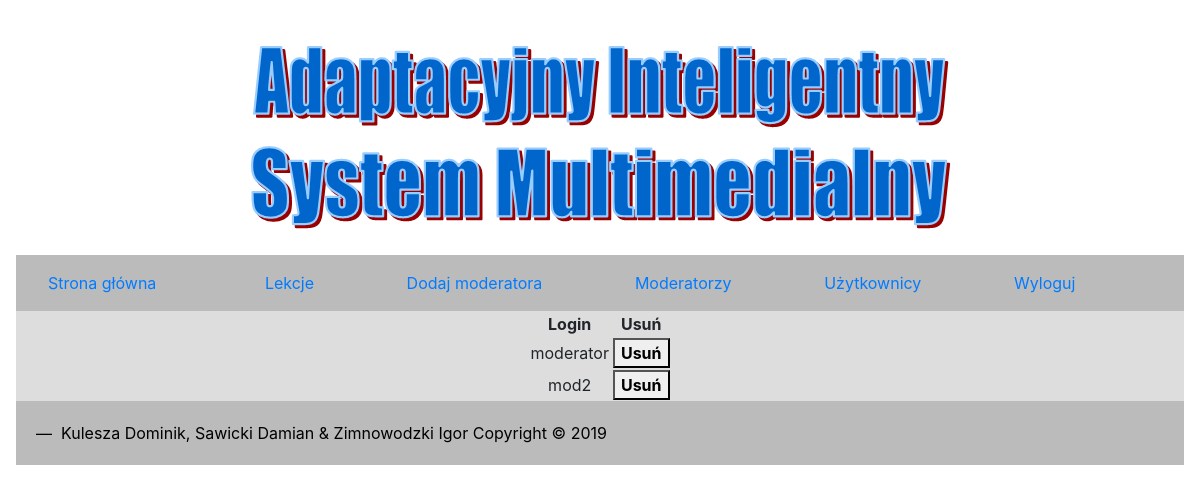
Before: /usun_moderatora.php (signed in) with the older database file.
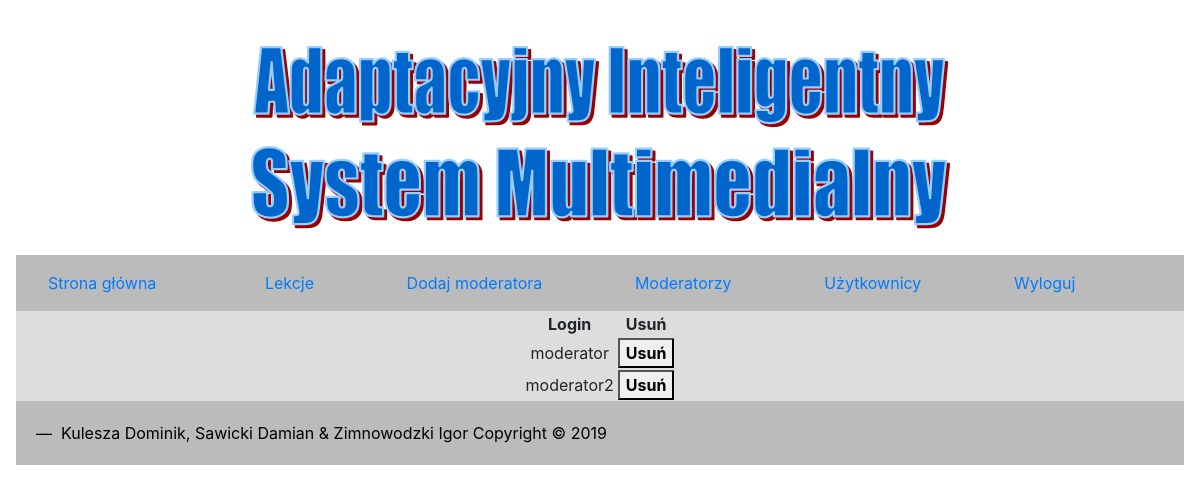
After: the same page with the newer database file.
### tables this page shows
CREATE TABLE `moderatorzy` (
  `id_moderatora` int(11) NOT NULL,
  `login` varchar(50) NOT NULL,
  `haslo` char(64) NOT NULL
);

### usun_moderatora.php (the view, shortened to what this page needs)
<!DOCTYPE html>
<?php
require_once "config.php";
?>
<html lang="pl-PL">
    <head>
        <link rel="stylesheet" href="https://stackpath.bootstrapcdn.com/bootstrap/4.1.3/css/bootstrap.min.css">
    </head>
    <body class="backimage">
        <div class="container-fluid">
            <div class="row">
                <div class="col">
                    <a href="index.php">
                        <img src="img/logo.png" class="logo" alt="Responsive image">
                    </a>
                </div>
            </div>
            <nav class="navbar navbar-light" style="background-color: #bbbbbb; margin-right: -15px; margin-left: -15px">
                <a class="nav-item nav-link active" href="index.php">Strona główna</a>
				<?php
					if((isset($_SESSION['user'])) && ($_SESSION['user']==true))
					{
						if($_SESSION["styl_uczenia"]=='1')
						{
							header('Location: ankieta.php');
						}
						echo '
						<a href="kursy.php">Lekcje</a>
						<a href="ustawienia.php">Ustawienia</a>
						<a href="wyloguj.php">Wyloguj</a>
						';
					}
					else if((isset($_SESSION['admin'])) && ($_SESSION['admin']==true))
					{
						echo '
						<a href="kursy.php">Lekcje</a>
						<a href="dodaj_mod.php">Dodaj moderatora</a>
						<a href="usun_moderatora.php">Moderatorzy</a>
						<a href="usun_uzytkownika.php">Użytkownicy</a>
						<a href="wyloguj.php">Wyloguj</a>
						';
					}
				?>
            </nav>
            <div class="row" style="background-color: #dddddd">
                <div class="col">
                <?php
                if (isset($_SESSION["admin"]))
				{
                    $conn = new mysqli($host, $db_user, $db_password, $db_name);
                    $conn->set_charset("utf8");
                    $sql = "select * from moderatorzy";
                    $result = $conn->query($sql);
                    if ($result->num_rows > 0)
					{
                        echo '<table class="tablica" align="center">
						    <tr>
						        <th>Login</th><th></th><th>Usuń</th>
						    </tr>
						';
						while ($row = $result->fetch_assoc()) {
							echo '<tr>'
							. '<td>' . $row["login"] . '</td>'
							. '<td> </td>'
							. '<td><form method="post"><button type="submit" value="' . $row["id_moderatora"] . '" name="usun" ><strong>Usuń</strong></button></form></td>'
							. '</tr>';
						}
						echo '</tbody></table>';
                    }
					else
					{
                        echo "<h3>Na razie nie ma użytkowników</h3>";
                    }
                }
                ?>
                </div>
            </div>
            <div class="row">
                <div class="card-body" style="background-color: #bbbbbb">
                    <blockquote class="blockquote mb-0">
                        <footer class="blockquote-footer" style="background-color: #bbbbbb; color: black">
                             Kulesza Dominik, Sawicki Damian & Zimnowodzki Igor Copyright &copy; 2019
                        </footer>
                    </blockquote>
                </div>
            </div>
        </div>
    </body>
</html>

Changed rows visible on the page:
removed moderatorzy: login "mod2", $row["id_moderatora"] 2 (drawn)
added moderatorzy: login "moderator2", $row["id_moderatora"] 4 (drawn)
